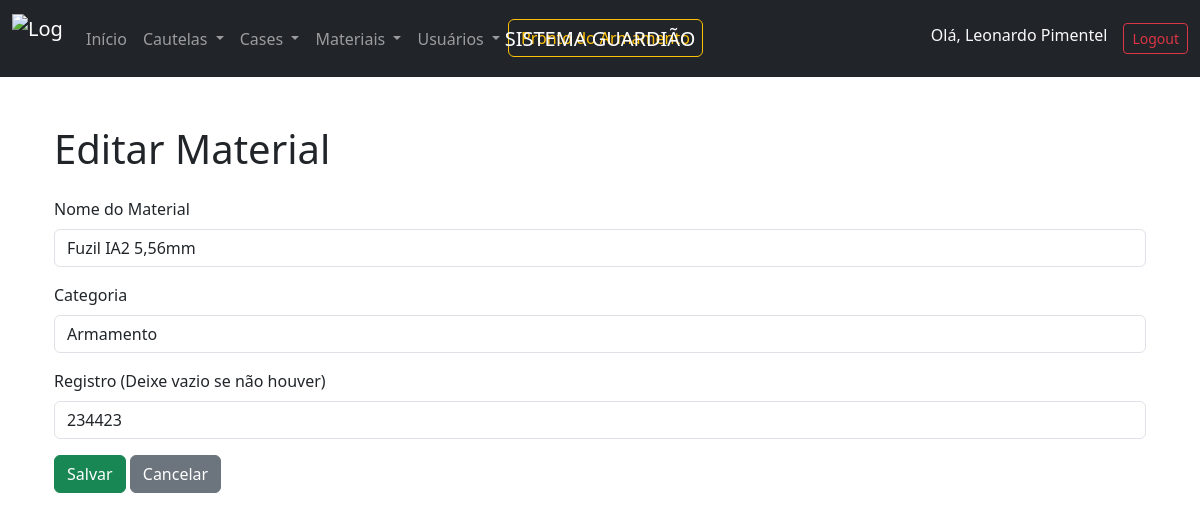
Page /materiais/editar/1/ (signed in) on the committed database.
### guardiao/models.py (models this page shows, shortened)
class Operador(models.Model):
    user = models.OneToOneField(User, on_delete=models.CASCADE)
    nome = models.CharField(max_length=100)
    identidade = models.CharField(max_length=20)
    funcao = models.CharField(max_length=100, null=True, blank=True)
    nivel_acesso = models.IntegerField(
        choices=[(1, 'Nível 1'), (2, 'Nível 2'), (3, 'Nível 3')], default=1)

class Material(models.Model):
    categoria = models.ForeignKey(
        Categoria, on_delete=models.CASCADE, null=True, blank=True)
    nome = models.CharField(max_length=100)
    registro = models.CharField(
        max_length=50, blank=True, null=True, unique=True)
    quantidade_total = models.PositiveIntegerField(default=0)
    quantidade_disponivel = models.PositiveIntegerField(default=0)
    quantidade_emprestada = models.PositiveIntegerField(default=0)

class Categoria(models.Model):
    nome = models.CharField(max_length=100, unique=True)
    descricao = models.TextField(blank=True)

### guardiao/views.py (the view, shortened to what this page needs)
@login_required
@nivel_acesso_minimo(3)
def editar_material(request, material_id):
    material = get_object_or_404(Material, id=material_id)
    categorias = Categoria.objects.all()
    return render(request, 'editar_material.html', {
        'material': material,
        'categorias': categorias
    })

### guardiao/templates/editar_material.html (shortened to what this page needs)
{% extends 'base.html' %}
{% block navbar %}
    {% if user.operador.nivel_acesso == 2 %}
    {% include 'navbar_2.html' %}
    {% elif user.operador.nivel_acesso == 1 %}
    {% include 'navbar_1.html' %}
    {% else %}
    {% include 'navbar.html' %}
    {% endif %}
{% endblock %}
{% block content %}
<div class="container mt-5">
    <h1 class="mb-4">Editar Material</h1>
    <form method="POST">
        <div class="mb-3">
            <label for="nome" class="form-label">Nome do Material</label>
            <input type="text" id="nome" name="nome" class="form-control" value="{{ material.nome }}" required>
        </div>
        <div class="mb-3">
            <label for="categoria" class="form-label">Categoria</label>
            <select id="categoria" name="categoria" class="form-control">
                {% for categoria in categorias %}
                    <option value="{{ categoria.id }}" {% if material.categoria.id == categoria.id %}selected{% endif %}>
                        {{ categoria.nome }}
                    </option>
                {% endfor %}
            </select>
        </div>
        <div class="mb-3">
            <label for="registro" class="form-label">Registro (Deixe vazio se não houver)</label>
            <input type="text" id="registro" name="registro" class="form-control" value="{{ material.registro|default:'' }}" oninput="toggleQuantidade()">
        </div>
        <button type="submit" class="btn btn-success">Salvar</button>
        <a href="{% url 'listar_materiais' %}" class="btn btn-secondary">Cancelar</a>
    </form>
</div>
{% endblock %}

### guardiao/templates/navbar.html (shortened to what this page needs)
{% load static %}
<nav class="navbar navbar-expand-lg navbar-dark bg-dark">
    <div class="container-fluid">
        <a class="navbar-brand" href="/">
            <img src="{% static 'images/logo.png' %}" alt="Logo Guardião" width="50" height="50" class="d-inline-block align-text-top">
        </a>
        <span class="navbar-brand navbar-brand-center">SISTEMA GUARDIÃO</span>
        <div class="collapse navbar-collapse" id="navbarNav">
            <ul class="navbar-nav me-auto">
                <li class="nav-item">
                    <a class="nav-link" href="{% url 'listar_prontos' %}">Início</a>
                </li>
                <li class="nav-item dropdown">
                    <a class="nav-link dropdown-toggle" href="#" id="emprestimosDropdown" role="button" data-bs-toggle="dropdown" aria-expanded="false">
                        Cautelas
                    </a>
                </li>
                <li class="nav-item dropdown">
                    <a class="nav-link dropdown-toggle" href="#" id="casesDropdown" role="button" data-bs-toggle="dropdown" aria-expanded="false">
                        Cases
                    </a>
                </li>
                <li class="nav-item dropdown">
                    <a class="nav-link dropdown-toggle" href="#" id="materiaisDropdown" role="button" data-bs-toggle="dropdown" aria-expanded="false">
                        Materiais
                    </a>
                </li>
                <li class="nav-item dropdown">
                    <a class="nav-link dropdown-toggle" href="#" id="usuariosDropdown" role="button" data-bs-toggle="dropdown" aria-expanded="false">
                        Usuários
                    </a>
                </li>
                <li class="nav-item">
                    <a href="{% url 'pronto_armamento' %}" class="btn btn-outline-warning me-2">Pronto do Armamento</a>
                </li>
            </ul>
            <ul class="navbar-nav">
                {% if user.is_authenticated %}
                    <li class="nav-item">
                        <span class="navbar-text text-light me-3">Olá, {{ user.operador.nome }}</span>
                    </li>
                    <li class="nav-item">
                        <a class="btn btn-outline-danger btn-sm" href="{% url 'logout' %}">Logout</a>
                    </li>
                {% else %}
                    <li class="nav-item">
                        <a class="btn btn-outline-success btn-sm" href="{% url 'login' %}">Login</a>
                    </li>
                {% endif %}
            </ul>
        </div>
    </div>
</nav>

### guardiao/templates/base.html (style rules this page uses)
.navbar-brand-center { position: absolute; left: 50%; transform: translateX(-50%); }

### rows in the picture
Material: nome "Fuzil IA2 5,56mm", categoria "Armamento", registro "234423"

### other values in the picture
{{ user.operador.nome }} "Leonardo Pimentel"
